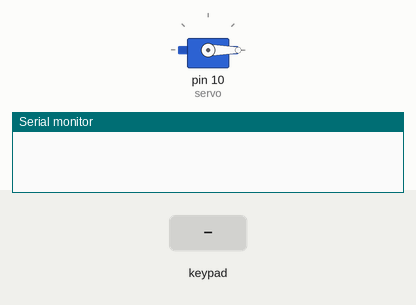
Simulated run of this sketch. Board: Arduino Uno, built with avr-gcc and run on an emulated ATmega328P. Parts: servo, the last lines printed to the serial monitor. The inputs (shaded band) are chosen by the test bench.

Above: at 1.2 s.
1.3 s: keypad keys 1 2 3 4 pressed 0.4 s apart
At 3.7 s:
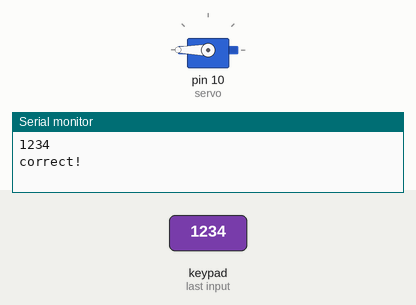
Timing chart, 0 to 14.0 s (numbered marks = the images above; inputs shaded):
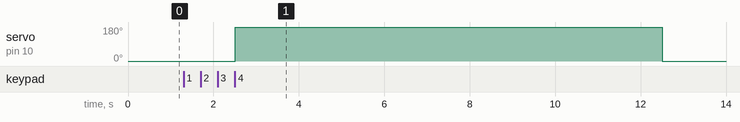

Measured:
- after the input at 1.3 s, servo on pin 10 (servo): 0° → 180° after 1.2 s, → 0° 10.0 s later

The sketch:

sketch.ino
```cpp
#include <Keypad.h>
#include <Servo.h>

Servo servo;

const byte ROWS = 4;
const byte COLS = 4;

char keys[ROWS][COLS] = {
  {'D','#','0','*'},
  {'C','9','8','7'},
  {'B','6','5','4'},
  {'A','3','2','1'},
};

byte rowPins[ROWS] = {5,4,3,2};
byte colPins[COLS] = {9,8,7,6};

char correctPin[] = "1234";
char enteredPin[] = "0000";
int currentSpot = 0;

Keypad keypad = Keypad(makeKeymap(keys),rowPins, colPins, ROWS, COLS);
void setup() {
  servo.attach(10);
  Serial.begin(9600);
}

void loop() {
  servo.write(0);
  char key = keypad.getKey();
  if(key){
    enteredPin[currentSpot] = key;
    currentSpot = currentSpot+1;
    if(currentSpot == 4){
      Serial.println(enteredPin);
      if(strcmp(enteredPin,correctPin) == 0){
        Serial.println("correct!");
        servo.write(180);
        delay(10000);//wait 10 seconds
      }else{
        Serial.println("wrong!");
      }
      currentSpot = 0;
    }
  }
}
```
